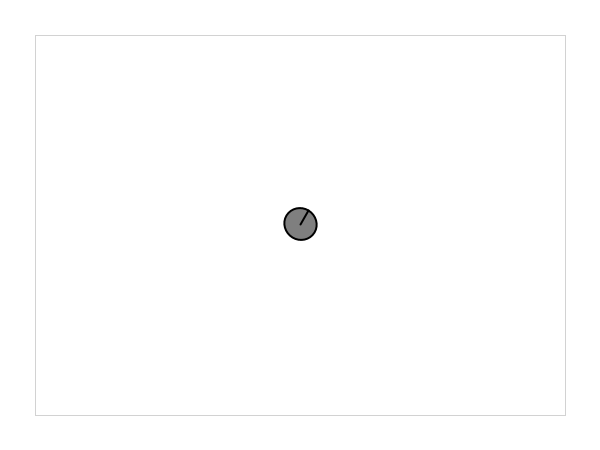
Frame 1 (no input)
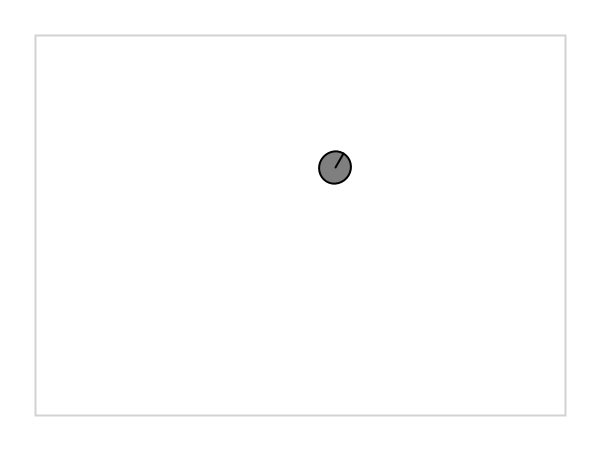
Frame 60 (the mouse pressed at the canvas centre just before this capture)
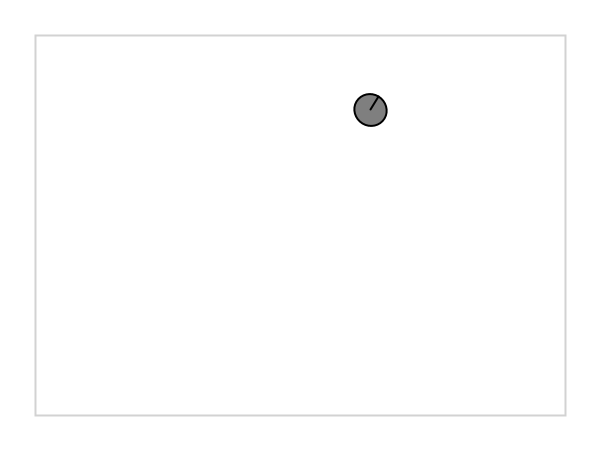
Frame 120 (the mouse held since frame 60 and released just before this capture)

The Processing sketch that drew these frames (run headless with seeded random() and noise(); from frame 60 on, the mouse is pressed at the canvas centre):

// Processing sketch: stay_within_walls
// ── stay_within_walls.pde
Vehicle v;
float d;

void setup(){
  size(600,450);
  v=new Vehicle(width/2,height/2);
  
  d=35;
}

void draw(){
  background(255);
  
  noFill();
  stroke(155,115);
  rectMode(CENTER);
  rect(width/2, height/2, width-2*d,height-2*d);

  v.boundaries(d);
  v.update();
  v.display();
}
// ── Vehicle.pde
class Vehicle{
  
  PVector location, velocity, acceleration;
  float maxforce, maxspeed;
    
  
  Vehicle(float x, float y){
    location=new PVector(x,y);
    velocity=new PVector(random(-2,2),random(-2,2));
    acceleration=new PVector();
    
    maxforce=0.1;
    maxspeed=4;
    
  }
  
  void applyForce(PVector force){
    acceleration.add(force);
  }
  
  void boundaries(float d){
    PVector desired=null;
    
    if(location.x<d){
       desired= new PVector(maxspeed,velocity.y);
    }
    else if(location.x>width-d){
       desired= new PVector(-maxspeed,velocity.y);
    }
    if(location.y>height-d){
       desired=new PVector(velocity.y,-maxspeed);
    }
    else if(location.y<d){
       desired=new PVector(velocity.y,maxspeed);
    }
    
    if (desired!=null){
      PVector steer=PVector.sub(desired,velocity);
      steer.limit(maxforce);
      applyForce(steer);
    }
  }
    
  
  void display(){
    float r=16;
    float angle=velocity.heading();
    pushMatrix();
    translate(location.x,location.y);
    rotate(angle);
    fill(127);
    stroke(0);
    strokeWeight(2);
    ellipse(0,0,r*2,r*2);
    // Let's add a line so we can see the rotation
    line(0,0,r,0);
    popMatrix();
  }
  
  void update(){
    velocity.add(acceleration);
    velocity.limit(maxspeed);
    location.add(velocity);
    
    acceleration.mult(0);
  }
}
